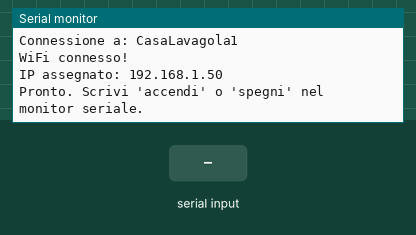
This sketch was run on a simulated Arduino Uno R4 WiFi. Parts: the last lines printed to the serial monitor. Inputs (shaded band) come from the test bench. WiFi joins after 1.5 s; servers stay silent unless stated; uploads are accepted with an empty reply.

Above: at 7.7 s.
7.8 s: "accendi\n" received over Serial
At 8.5 s:
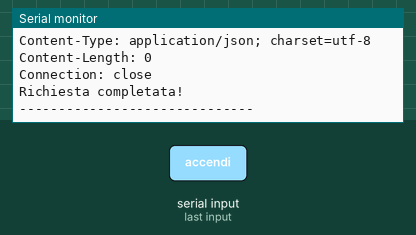
9.3 s: "spegni\n" received over Serial
At 9.46 s:
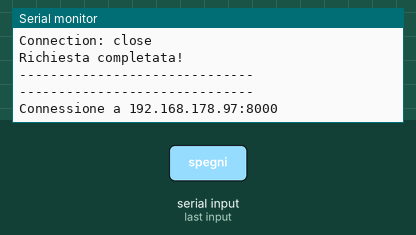
11.0 s: "1\n" received over Serial
At 11.9 s:
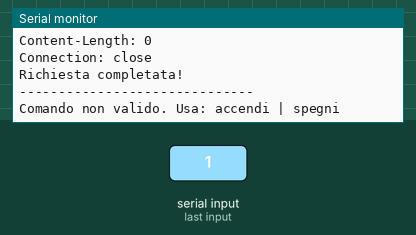

The sketch:

sketch_dec10b.ino
```cpp
#include <WiFiS3.h>

// Credenziali WiFi
char ssid[] = "CasaLavagola1";
char pass[] = "Marcello1963*";

// Parametri server
const char* host = "192.168.178.97";
const int port = 8000;

// Stato WiFi
int status = WL_IDLE_STATUS;

void setup() {
  Serial.begin(115200);
  delay(2000);

  Serial.println("Inizializzazione WiFi...");

  // Connessione WiFi
  while (status != WL_CONNECTED) {
    Serial.print("Connessione a: ");
    Serial.println(ssid);
    status = WiFi.begin(ssid, pass);
    delay(3000);
  }

  Serial.println("WiFi connesso!");
  Serial.print("IP assegnato: ");
  Serial.println(WiFi.localIP());
  Serial.println("Pronto. Scrivi 'accendi' o 'spegni' nel monitor seriale.");
}

void inviaPOST(String comando) {
  WiFiClient client;

  Serial.println("------------------------------");
  Serial.print("Connessione a ");
  Serial.print(host);
  Serial.print(":");
  Serial.println(port);

  if (!client.connect(host, port)) {
    Serial.println("ERRORE: impossibile connettersi al server");
    return;
  }

  String url = "/luce/" + comando;
  String body = "{}";  // Corpo JSON (vuoto se non richiesto)

  Serial.print("Invio POST a ");
  Serial.println(url);

  // Header HTTP
  client.print("POST " + url + " HTTP/1.1\r\n");
  client.print("Host: " + String(host) + "\r\n");
  client.print("Content-Type: application/json\r\n");
  client.print("Content-Length: " + String(body.length()) + "\r\n");
  client.print("Connection: close\r\n\r\n");

  // Corpo della richiesta
  client.print(body);

  Serial.println("Richiesta inviata. In attesa della risposta...\n");

  // Lettura risposta server
  while (client.connected() || client.available()) {
    if (client.available()) {
      String line = client.readStringUntil('\n');
      Serial.println(line);
    }
  }

  client.stop();
  Serial.println("Richiesta completata!");
  Serial.println("------------------------------\n");
}

void loop() {
  // Se arriva un comando dal monitor seriale...
  if (Serial.available()) {
    String cmd = Serial.readStringUntil('\n');
    cmd.trim();

    if (cmd == "accendi") {
      inviaPOST("accendi");
    }
    else if (cmd == "spegni") {
      inviaPOST("spegni");
    }
    else {
      Serial.println("Comando non valido. Usa: accendi | spegni");
    }
  }
}
```

Measured:
- after the input at 7.8 s, the serial monitor: prints a new line at once (image 1)
- after the input at 11.0 s, the serial monitor: prints a new line at once (image 3)
